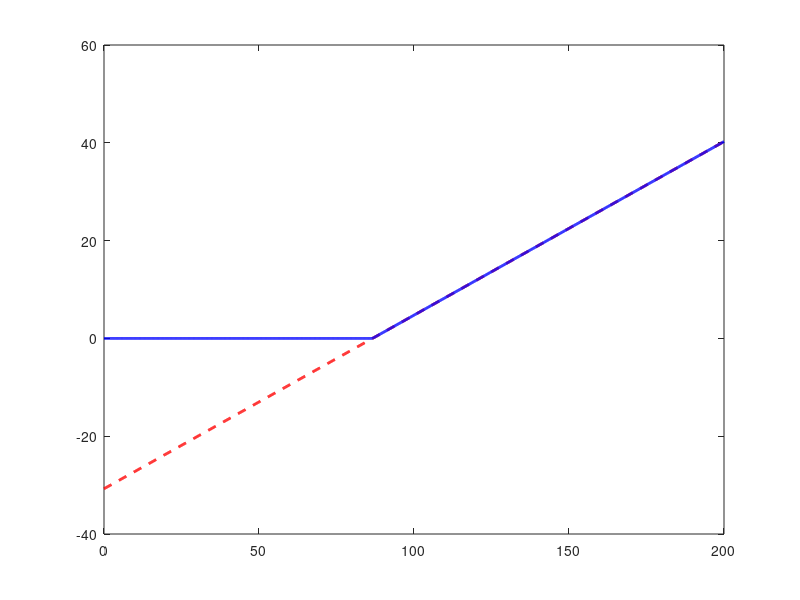

MATLAB code to generate this figure: (Note: this script raises an error after producing the figure.)
clear 
close all

% パラメーター
Y = 30; 
Beta = 0.985 ^ Y; 
r = 1.025 ^ Y - 1; 
gamma = 2; 
w2 = 100;

% グリッド
w1_grid = linspace(0, 200, 1000); 
a_nonlim_grid = zeros(size(w1_grid));  
a_lim_grid = zeros(size(w1_grid)); 

for i = 1:length(w1_grid)
    w1 = w1_grid(i);
    
    % オイラー方程式の残差関数
    R = @(a) (Beta * (1+r) ./ ((w2 + (1+r) * a) .^ gamma)) ./ (1 ./ ((w1 - a) .^ gamma)) - 1;
    
    % 境界の設定
    borrowing_limit = -w2 / (1+r) + 1e-5; 
    upper_limit = w1 - 1e-5;
    
    % 流動性制約なし（借入可)
    % 上限＞下限、符号が反転しているかを確認（Rは単調減少関数より、これで範囲内にゼロ点があるかがわかる。）
    if borrowing_limit < upper_limit && R(borrowing_limit) * R(upper_limit) < 0 % &&はかつ
        a_nonlim_grid(i) = fzero(R, [borrowing_limit, upper_limit]); % ゼロ点を見つけて格納
    else
        a_nonlim_grid(i) = NaN; % 条件を満たさない場合（ゼロ点が範囲内に存在しない場合は格納しない。）
    end
    
    % 流動性制約あり（借入不可)（a >= 0）

    if R(0) < 0 % R(0) < 0なら、ゼロ点はa<0の範囲に存在（借り入れを必要としている状態。）
        a_lim_grid(i) = 0;
    % 0 < upper_limit、R(0) と R(upper_limit)が異符号の場合、0<a<upper_limitの範囲にゼロ点がある
    else 
        if 0 < upper_limit && R(0) * R(upper_limit) < 0 
            a_lim_grid(i) = fzero(R, [0, upper_limit]);
        else
            a_lim_grid(i) = NaN; % 条件を満たさない場合（ゼロ点が範囲内に存在しない場合）は格納しない。
        end
    end
end

% グラフの描画
figure;
plot(w1_grid, a_nonlim_grid, '--', 'LineWidth', 2, 'Color', 'r'); hold on;
plot(w1_grid, a_lim_grid, '-', 'LineWidth', 2, 'Color', 'b'); 
xline(100, '--k', 'LineWidth', 1.5, 'HandleVisibility', 'off');
xlabel('若年期の富 (w1)');
ylabel('最適な貯蓄 (a)');
title('制約なしの場合と流動性制約ありの場合');
legend('制約なし (借入可)', '制約あり (借入不可)', 'Location', 'NorthWest');
grid on;
